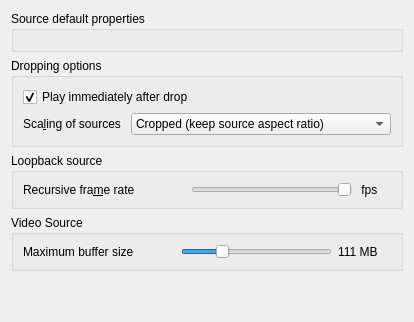
         <widget class="QWidget" name="PageSources">
          <layout class="QVBoxLayout" name="verticalLayout_5">
           <item>
            <widget class="QGroupBox" name="groupBoxSource">
             <property name="toolTip">
              <string>Initial properties at the creation of sources</string>
             </property>
             <property name="title">
              <string>Source default properties</string>
             </property>
             <layout class="QVBoxLayout" name="verticalLayout_11">
              <item>
               <widget class="SourcePropertyBrowser" name="defaultProperties" native="true"/>
              </item>
             </layout>
            </widget>
           </item>
           <item>
            <widget class="QGroupBox" name="groupBoxDrop">
             <property name="title">
              <string>Dropping options</string>
             </property>
             <layout class="QVBoxLayout" name="verticalLayout_2">
              <item>
               <widget class="QCheckBox" name="defaultStartPlaying">
                <property name="toolTip">
                 <string>Check if you want to source to start playing when dropped.</string>
                </property>
                <property name="text">
                 <string>Play immediately after drop</string>
                </property>
                <property name="checked">
                 <bool>true</bool>
                </property>
               </widget>
              </item>
              <item>
               <layout class="QHBoxLayout" name="horizontalLayoutScaling">
                <item>
                 <widget class="QLabel" name="ScalingLabel">
                  <property name="text">
                   <string>Sca&amp;ling of sources </string>
                  </property>
                  <property name="buddy">
                   <cstring>scalingModeSelection</cstring>
                  </property>
                 </widget>
                </item>
                <item>
                 <widget class="QComboBox" name="scalingModeSelection">
                  <property name="toolTip">
                   <string>Select how the source scale will be adjusted when dropped.</string>
                  </property>
                  <item>
                   <property name="text">
                    <string>Cropped (keep source aspect ratio)</string>
                   </property>
                  </item>
                  <item>
                   <property name="text">
                    <string>Centered (keep source aspect ratio)</string>
                   </property>
                  </item>
                  <item>
                   <property name="text">
                    <string>Scaled (use rendering aspect ratio)</string>
                   </property>
                  </item>
                  <item>
                   <property name="text">
                    <string>Pixel (original size inside rendering buffer)</string>
                   </property>
                  </item>
                 </widget>
                </item>
               </layout>
              </item>
             </layout>
            </widget>
           </item>
           <item>
            <widget class="QGroupBox" name="groupBoxLoopback">
             <property name="title">
              <string>Loopback source</string>
             </property>
             <layout class="QHBoxLayout" name="horizontalLayout_3">
              <item>
               <widget class="QLabel" name="label_3">
                <property name="sizePolicy">
                 <sizepolicy hsizetype="Expanding" vsizetype="Preferred">
                  <horstretch>0</horstretch>
                  <verstretch>0</verstretch>
                 </sizepolicy>
                </property>
                <property name="toolTip">
                 <string>The rendering loop-back source shows the frame rendered N frame(s) before; </string>
                </property>
                <property name="text">
                 <string>Recursive fra&amp;me rate</string>
                </property>
                <property name="buddy">
                 <cstring>loopbackSkippedFrames</cstring>
                </property>
               </widget>
              </item>
              <item>
               <widget class="QSlider" name="loopbackSkippedFrames">
                <property name="toolTip">
                 <string>&lt;html&gt;&lt;head/&gt;&lt;body&gt;&lt;p&gt;Target frame rate for recursive loopback source.&lt;/p&gt;&lt;/body&gt;&lt;/html&gt;</string>
                </property>
                <property name="minimum">
                 <number>1</number>
                </property>
                <property name="maximum">
                 <number>13</number>
                </property>
                <property name="pageStep">
                 <number>1</number>
                </property>
                <property name="value">
                 <number>1</number>
                </property>
                <property name="orientation">
                 <enum>Qt::Horizontal</enum>
                </property>
                <property name="invertedAppearance">
                 <bool>true</bool>
                </property>
                <property name="invertedControls">
                 <bool>true</bool>
                </property>
               </widget>
              </item>
              <item>
               <widget class="QLabel" name="loopbackFPS">
                <property name="text">
                 <string notr="true"> fps</string>
                </property>
               </widget>
              </item>
              <item>
               <widget class="QLabel" name="label_25">
                <property name="toolTip">
                 <string>&lt;html&gt;&lt;head/&gt;&lt;body&gt;&lt;p&gt;Recurrent loopback source can be refreshed with a framerate lower than the rendering framerate (skipping frames).&lt;/p&gt;&lt;/body&gt;&lt;/html&gt;</string>
                </property>
                <property name="text">
                 <string/>
                </property>
                <property name="pixmap">
                 <pixmap resource="../icons.qrc">:/glmixer/icons/info.png</pixmap>
                </property>
               </widget>
              </item>
             </layout>
            </widget>
           </item>
           <item>
            <widget class="QGroupBox" name="groupBoxVideo">
             <property name="title">
              <string>Video Source</string>
             </property>
             <layout class="QGridLayout" name="gridLayout_2">
              <item row="0" column="0">
               <layout class="QHBoxLayout" name="horizontalLayout_8">
                <item>
                 <widget class="QLabel" name="label_10">
                  <property name="sizePolicy">
                   <sizepolicy hsizetype="Expanding" vsizetype="Preferred">
                    <horstretch>0</horstretch>
                    <verstretch>0</verstretch>
                   </sizepolicy>
                  </property>
                  <property name="text">
                   <string>Maximum buffer size</string>
                  </property>
                 </widget>
                </item>
                <item>
                 <widget class="QSlider" name="MemoryUsagePolicySlider">
                  <property name="toolTip">
                   <string>Select maximum amount of RAM used for buffers per video file.</string>
                  </property>
                  <property name="maximum">
                   <number>100</number>
                  </property>
                  <property name="value">
                   <number>25</number>
                  </property>
                  <property name="orientation">
                   <enum>Qt::Horizontal</enum>
                  </property>
                 </widget>
                </item>
                <item>
                 <widget class="QLabel" name="MemoryUsageMaximumLabel">
                  <property name="text">
                   <string notr="true">111 MB</string>
                  </property>
                 </widget>
                </item>
                <item>
                 <widget class="QLabel" name="label_6">
                  <property name="toolTip">
                   <string>&lt;html&gt;&lt;head/&gt;&lt;body&gt;&lt;p&gt;Buffers are used to load frames in memory before display.&lt;br/&gt;Indicate how much RAM you can afford for each video file.&lt;/p&gt;&lt;/body&gt;&lt;/html&gt;</string>
                  </property>
                  <property name="pixmap">
                   <pixmap resource="../icons.qrc">:/glmixer/icons/info.png</pixmap>
                  </property>
                 </widget>
                </item>
               </layout>
              </item>
             </layout>
            </widget>
           </item>
           <item>
            <spacer name="verticalSpacerSource">
             <property name="orientation">
              <enum>Qt::Vertical</enum>
             </property>
             <property name="sizeHint" stdset="0">
              <size>
               <width>20</width>
               <height>40</height>
              </size>
             </property>
            </spacer>
           </item>
          </layout>
         </widget>
